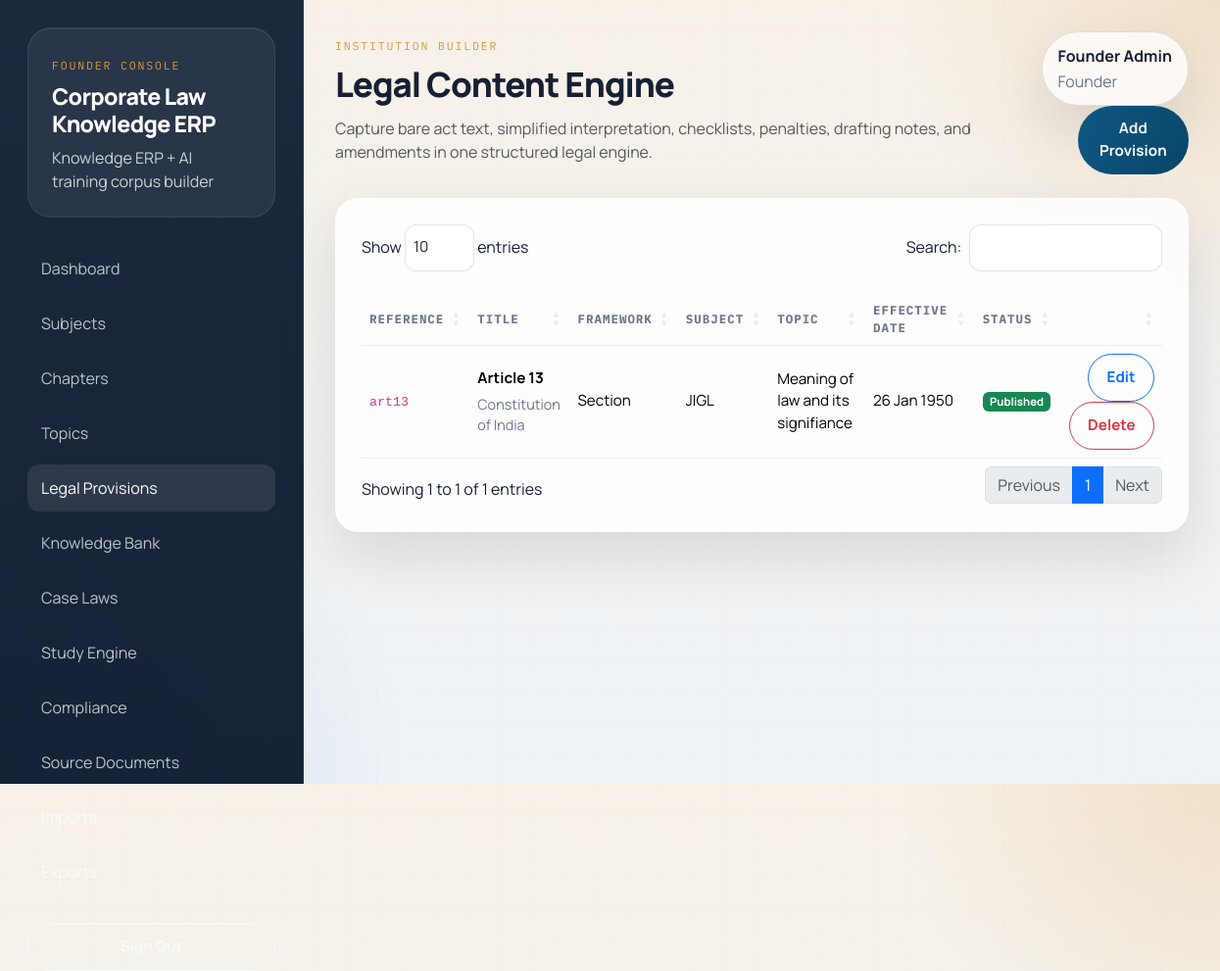
The page /legal-provisions (signed in) on the database its author committed.
### tables this page shows
CREATE TABLE `legal_provisions` (
  `id` int(10) UNSIGNED NOT NULL,
  `subject_id` int(10) UNSIGNED NOT NULL,
  `topic_id` int(10) UNSIGNED DEFAULT NULL,
  `framework_type` varchar(80) NOT NULL DEFAULT 'Section',
  `reference_code` varchar(120) NOT NULL,
  `title` varchar(255) NOT NULL,
  `act_name` varchar(190) DEFAULT NULL,
  `bare_text` longtext DEFAULT NULL,
  `simplified_text` longtext DEFAULT NULL,
  `compliance_checklist` longtext DEFAULT NULL,
  `drafting_notes` longtext DEFAULT NULL,
  `penalties` longtext DEFAULT NULL,
  `forms_involved` text DEFAULT NULL,
  `effective_date` date DEFAULT NULL,
  `amendment_notes` longtext DEFAULT NULL,
  `ai_labels` varchar(255) DEFAULT NULL,
  `status` varchar(40) NOT NULL DEFAULT 'Published',
  `created_at` datetime NOT NULL,
  `updated_at` datetime NOT NULL
);

CREATE TABLE `subjects` (
  `id` int(10) UNSIGNED NOT NULL,
  `code` varchar(50) NOT NULL,
  `name` varchar(190) NOT NULL,
  `slug` varchar(190) NOT NULL,
  `domain_type` varchar(120) DEFAULT NULL,
  `description` text DEFAULT NULL,
  `syllabus_version` varchar(80) DEFAULT NULL,
  `status` varchar(40) NOT NULL DEFAULT 'Active',
  `display_order` int(11) NOT NULL DEFAULT 0,
  `created_at` datetime NOT NULL,
  `updated_at` datetime NOT NULL
);

CREATE TABLE `topics` (
  `id` int(10) UNSIGNED NOT NULL,
  `chapter_id` int(10) UNSIGNED NOT NULL,
  `parent_id` int(10) UNSIGNED DEFAULT NULL,
  `title` varchar(190) NOT NULL,
  `slug` varchar(190) NOT NULL,
  `learning_objectives` text DEFAULT NULL,
  `difficulty` varchar(40) NOT NULL DEFAULT 'Intermediate',
  `revision_interval_days` int(11) NOT NULL DEFAULT 7,
  `mastery_score` decimal(5,2) NOT NULL DEFAULT 0.00,
  `exam_relevance` tinyint(4) NOT NULL DEFAULT 3,
  `next_revision_at` date DEFAULT NULL,
  `dependency_map` text DEFAULT NULL,
  `created_at` datetime NOT NULL,
  `updated_at` datetime NOT NULL
);

### app/Core/Controller.php (called while the page is built, shortened)
<?php
abstract class Controller
{
    protected function render(string $view, array $data = []): void
    {
        $viewFile = dirname(__DIR__) . '/Views/' . $view . '.php';
        extract($data, EXTR_SKIP);
        require $viewFile;
        require dirname(__DIR__) . '/Views/layouts/main.php';
    }
}

### app/Controllers/LegalProvisionController.php (called while the page is built, shortened)
<?php
final class LegalProvisionController extends Controller
{
    public function index(): void
    {
        $this->render('legal-provisions/index', [
            'title' => 'Legal Content Engine',
            'provisions' => (new LegalProvisionModel())->listDetailed(),
        ]);
    }
}

### index.php (called while the page is built, shortened)
<?php
$app = require __DIR__ . '/app/bootstrap.php';
$app->run();

### app/Support/helpers.php (called while the page is built, shortened)
<?php
function config(string $key, mixed $default = null): mixed
{
    return App::instance()->config($key, $default);
}
function base_url(): string
{
    return rtrim((string) config('base_url', ''), '/');
}
function url(string $path = ''): string
{
    $path = trim($path);
    return base_url() . '/' . ltrim($path, '/');
}
function e(string|null $value): string
{
    return htmlspecialchars((string) $value, ENT_QUOTES, 'UTF-8');
}
function format_date(string|null $value, string $format = 'd M Y'): string
{
    $timestamp = strtotime($value);
    return $timestamp ? date($format, $timestamp) : $value;
}
function badge_class(string $status): string
{
    return match (strtolower($status)) {
        'published', 'done', 'completed', 'active', 'compliant' => 'success',
        'review', 'pending', 'draft', 'medium' => 'warning',
        'critical', 'high', 'overdue', 'inactive' => 'danger',
        default => 'secondary',
    };
}

### app/Core/Database.php (called while the page is built, shortened)
<?php
final class Database
{
    private PDO $pdo;
    private function __construct(array $config)
    {
        $dsn = sprintf(
            'mysql:host=%s;port=%s;dbname=%s;charset=%s',
            $config['host'],
            $config['port'],
            $config['database'],
            $config['charset']
        );
        $this->pdo = new PDO($dsn, $config['username'], $config['password'], [
            PDO::ATTR_ERRMODE => PDO::ERRMODE_EXCEPTION,
            PDO::ATTR_DEFAULT_FETCH_MODE => PDO::FETCH_ASSOC,
        ]);
    }
    public function select(string $sql, array $params = []): array
    {
        $statement = $this->pdo->prepare($sql);
        $statement->execute($params);
        return $statement->fetchAll();
    }
}

### app/Models/LegalProvisionModel.php (called while the page is built, shortened)
<?php
final class LegalProvisionModel extends Model
{
    public function listDetailed(): array
    {
        return $this->db->select(
            'SELECT lp.*, s.name AS subject_name, t.title AS topic_name
             FROM legal_provisions lp
             INNER JOIN subjects s ON s.id = lp.subject_id
             LEFT JOIN topics t ON t.id = lp.topic_id
             ORDER BY lp.effective_date DESC, lp.reference_code ASC'
        );
    }
}

### app/Views/legal-provisions/index.php (the view, shortened to what this page needs)
<section class="page-actions mb-4">
    <p class="text-muted mb-0">Capture bare act text, simplified interpretation, checklists, penalties, drafting notes, and amendments in one structured legal engine.</p>
    <a class="btn btn-primary" href="<?= e(url('/legal-provisions/create')) ?>">Add Provision</a>
</section>
<div class="app-card">
    <table class="table table-hover align-middle datatable">
        <thead>
        <tr>
            <th>Reference</th>
            <th>Title</th>
            <th>Framework</th>
            <th>Subject</th>
            <th>Topic</th>
            <th>Effective Date</th>
            <th>Status</th>
            <th></th>
        </tr>
        </thead>
        <tbody>
        <?php foreach ($provisions as $provision): ?>
            <tr>
                <td><code><?= e($provision['reference_code']) ?></code></td>
                <td>
                    <strong><?= e($provision['title']) ?></strong>
                    <div class="table-subtext"><?= e($provision['act_name']) ?></div>
                </td>
                <td><?= e($provision['framework_type']) ?></td>
                <td><?= e($provision['subject_name']) ?></td>
                <td><?= e($provision['topic_name'] ?: '-') ?></td>
                <td><?= e(format_date($provision['effective_date'])) ?></td>
                <td><span class="badge text-bg-<?= e(badge_class((string) $provision['status'])) ?>"><?= e($provision['status']) ?></span></td>
                <td class="text-end">
                    <a class="btn btn-sm btn-outline-primary" href="<?= e(url('/legal-provisions/edit/' . $provision['id'])) ?>">Edit</a>
                    <form class="d-inline" method="post" action="<?= e(url('/legal-provisions/delete/' . $provision['id'])) ?>">
                        <button class="btn btn-sm btn-outline-danger" type="submit" onclick="return confirm('Delete this provision?')">Delete</button>
                    </form>
                </td>
            </tr>
        <?php endforeach; ?>
        </tbody>
    </table>
</div>

### app/Core/App.php (shortened to what this page needs)
<?php
final class App
{
    private static ?self $instance = null;
    private array $config;
    private array $routes = [];
    public function __construct(array $config)
    {
        $this->config = $config;
        self::$instance = $this;
    }
    public static function instance(): self
    {
        return self::$instance;
    }
    public function config(string $key, mixed $default = null): mixed
    {
        $segments = explode('.', $key);
        $value = $this->config;
        foreach ($segments as $segment) {
            $value = $value[$segment];
        }
        return $value;
    }
    private function map(string $method, string $path, array $handler, bool $authRequired): void
    {
        $this->routes[] = [
            'method' => strtoupper($method),
            'path' => '/' . trim($path, '/'),
            'handler' => $handler,
            'auth' => $authRequired,
        ];
    }
    public function run(): void
    {
        $method = request_method();
        $path = request_path();
        foreach ($this->routes as $route) {
            if ($route['method'] !== $method) {
                continue;
            }
            $pattern = preg_replace('#\{([a-zA-Z_][a-zA-Z0-9_]*)\}#', '([^/]+)', $route['path']);
            $pattern = '#^' . $pattern . '$#';
            if (! preg_match($pattern, $path, $matches)) {
                continue;
            }
            array_shift($matches);
            [$class, $action] = $route['handler'];
            $controller = new $class();
            call_user_func_array([$controller, $action], $matches);
            return;
        }
    }
}

### assets/css/app.css (style rules this page uses)
:root { --bg: #f4efe6; --bg-panel: rgba(255, 255, 255, 0.82); --bg-card: #fffaf3; --ink: #172033; --muted: #6c768c; --line: rgba(23, 32, 51, 0.12); --primary: #0f5e8c; --primary-dark: #0a4567; --accent: #d8993f; --sidebar: #122035; --sidebar-light: rgba(255, 255, 255, 0.78); --success: #1a7f5a; --danger: #b14a42; --warning: #b67a16; --shadow: 0 24px 60px rgba(15, 25, 40, 0.12); --radius-lg: 24px; --radius-md: 18px; --radius-sm: 12px; }
* { box-sizing: border-box; }
body { margin: 0; font-family: "Manrope", sans-serif; color: var(--ink); background: radial-gradient(circle at top right, rgba(216, 153, 63, 0.18), transparent 22%), radial-gradient(circle at bottom left, rgba(15, 94, 140, 0.14), transparent 28%), linear-gradient(180deg, #f7f1e8 0%, #eef3f8 100%); min-height: 100vh; }
body::before { content: ""; position: fixed; inset: 0; background-image: linear-gradient(rgba(23, 32, 51, 0.03) 1px, transparent 1px), linear-gradient(90deg, rgba(23, 32, 51, 0.03) 1px, transparent 1px); background-size: 32px 32px; pointer-events: none; opacity: 0.35; }
.brand-block p, .app-nav .nav-link, .user-pill span, .hero-copy, .table-subtext, .hint-list, .list-item p, .metric-card small { color: var(--muted); }
.app-header, .page-actions, .section-heading, .form-actions { display: flex; align-items: center; justify-content: space-between; gap: 16px; }
.app-card, .hero-panel, .metric-card { background: var(--bg-panel); border: 1px solid rgba(255, 255, 255, 0.72); box-shadow: var(--shadow); backdrop-filter: blur(20px); }
.app-card, .hero-panel { border-radius: var(--radius-lg); padding: 26px; }
.list-item strong, .table strong { display: block; }
.list-item p, .table-subtext { margin: 4px 0 0; font-size: 0.9rem; }
.table, .form-control, .form-select, .btn { font-size: 0.95rem; }
.table thead th { color: var(--muted); font-family: "IBM Plex Mono", monospace; font-size: 0.78rem; text-transform: uppercase; letter-spacing: 0.08em; border-bottom-width: 1px; }
.table > :not(caption) > * > * { background: transparent; border-color: rgba(23, 32, 51, 0.08); vertical-align: middle; }
.btn { border-radius: 999px; padding: 0.75rem 1.15rem; font-weight: 700; }
.btn-primary { background: linear-gradient(135deg, var(--primary), var(--primary-dark)); border: none; }

### rows shown on the page
legal_provisions: reference_code "art13", title "Article 13", act_name "Constitution of India", framework_type "Section", subject.name "JIGL", topic.title "Meaning of law and its signifiance", effective_date "26 Jan 1950", status "Published"
